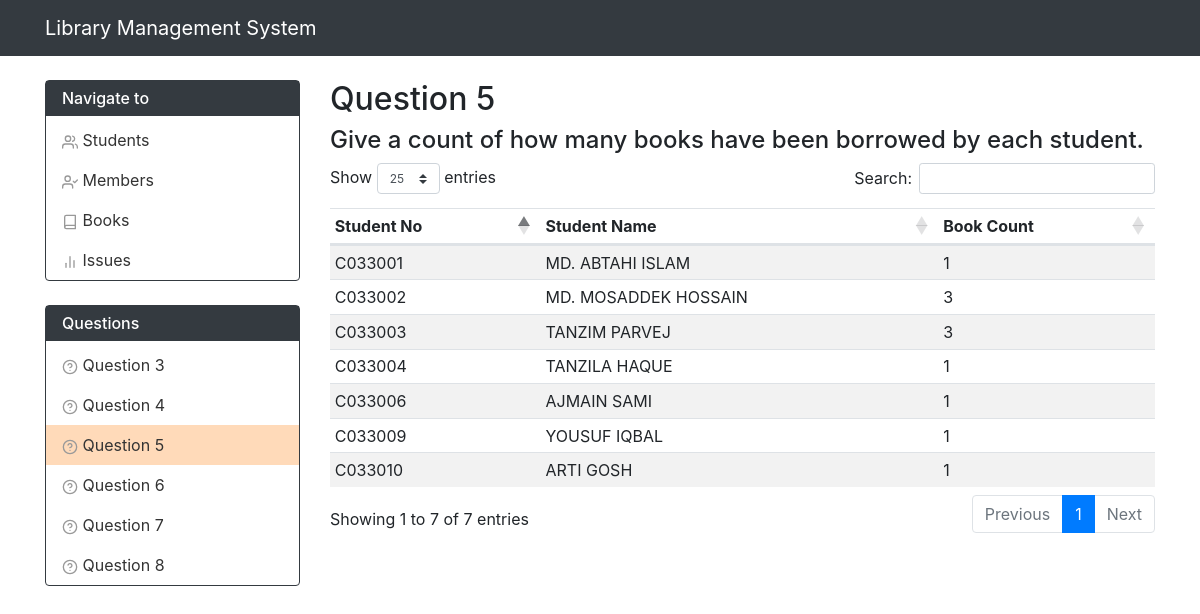
Screenshot of /q5.php with the database file from the repository.
### tables this page shows
CREATE TABLE `Student` (
  `stud_no` varchar(20) NOT NULL,
  `stud_name` varchar(100) DEFAULT NULL,
  PRIMARY KEY (`stud_no`),
  CONSTRAINT `student_chk_1` CHECK ((`stud_no` like _utf8mb4'C%'))
);

### functions.php (called while the page is built, shortened)
<?php
function question_5($mysql){
    $info = [];
    if($stmt = $mysql->prepare('SELECT Student.stud_no, stud_name, COUNT(*) AS books FROM Student, Membership, Iss_rec WHERE Student.stud_no = Membership.stud_no AND Membership.mem_no = Iss_rec.mem_no GROUP BY Student.stud_no, stud_name')){
        $stmt->execute();
        $stmt->store_result();
        if($stmt->num_rows > 0){
            for($i = 0; $i < $stmt->num_rows; ++$i){
                $stmt->bind_result($no, $std_name, $count);
                $stmt->fetch();
                array_push($info, ['no' => $no, 'name' => $std_name, 'count' => $count]);
            }
        }
    }
    return $info;
}

### q5.php (the view, shortened to what this page needs)
<?php
require_once __DIR__ . '/functions.php';
$info = question_5($mysqli);
?><!doctype html>
<html lang="en">
<head>
    <link rel="stylesheet" href="https://maxcdn.bootstrapcdn.com/bootstrap/4.0.0/css/bootstrap.min.css">
</head>
<body>
<?php include_once __DIR__ . '/navbar.php'; ?>
<div class="container">
    <div class="row">
        <?php include_once __DIR__ . '/sidebar.php'; ?>
        <main class="col-md-9 mt-4">
            <h2 id="title">Question 5</h2>
            <h4>Give a count of how many books have been borrowed by each student.</h4>
            <table id="only_table" class="table table-striped table-sm" data-order='[[ 0, "asc" ]]' data-page-length='25'>
                <thead>
                <tr>
                    <th>Student No</th>
                    <th>Student Name</th>
                    <th>Book Count</th>
                </tr>
                </thead>
                <tbody id="info_table">
                <?php foreach ($info as $item): ?>
                    <tr>
                        <td><?php echo $item['no']; ?></td>
                        <td><?php echo $item['name']; ?></td>
                        <td><?php echo $item['count']; ?></td>
                    </tr>
                <?php endforeach; ?>
                </tbody>
            </table>
        </main>
    </div>
</div>
<link rel="stylesheet" type="text/css" href="https://cdn.datatables.net/1.10.19/css/dataTables.bootstrap4.min.css" />
</body>
</html>

### q5.php (style rules this page uses)
main table td:nth-child(1) { max-width: 70px; min-width: 70px; }

### rows the page displays
student: stud_no "C033001", stud_name "MD. ABTAHI ISLAM", count "1"
student: stud_no "C033002", stud_name "MD. MOSADDEK HOSSAIN", count "3"
student: stud_no "C033003", stud_name "TANZIM PARVEJ", count "3"
student: stud_no "C033004", stud_name "TANZILA HAQUE", count "1"
student: stud_no "C033006", stud_name "AJMAIN SAMI", count "1"
student: stud_no "C033009", stud_name "YOUSUF IQBAL", count "1"
student: stud_no "C033010", stud_name "ARTI GOSH", count "1"
